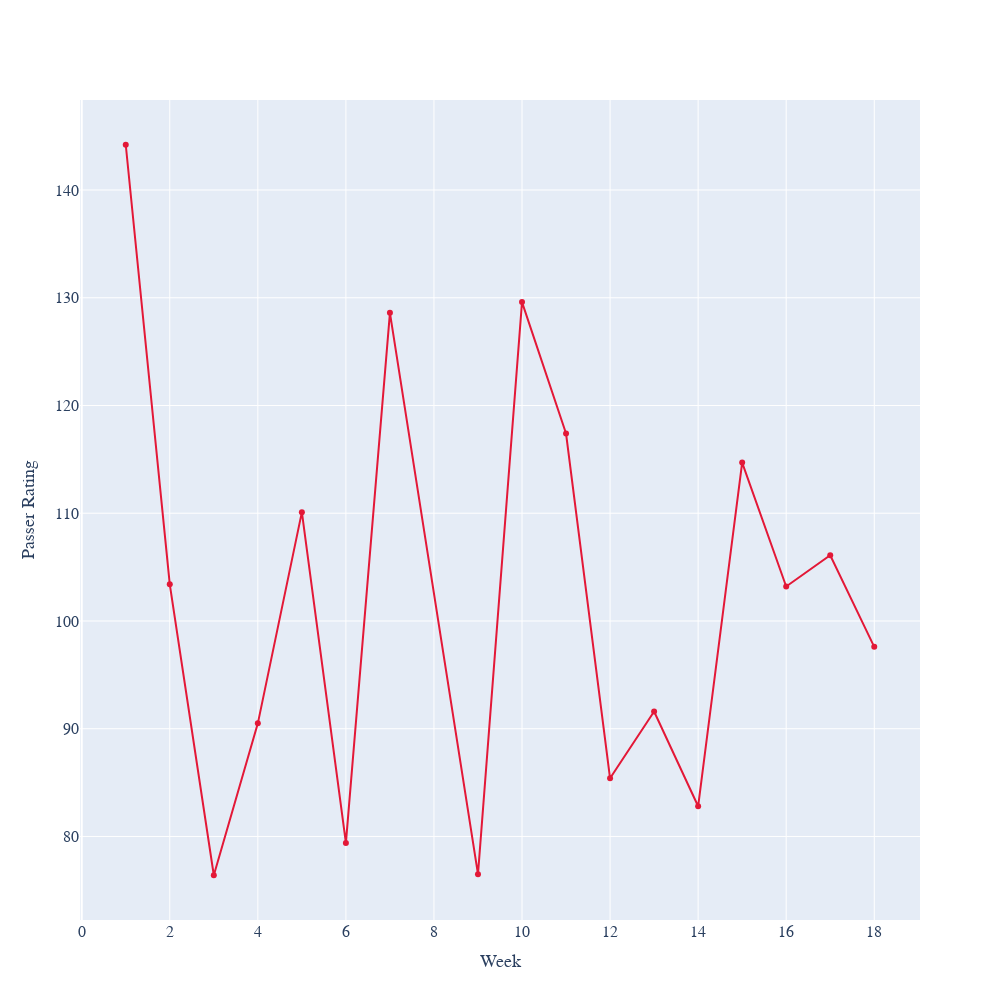

Notebook code for this chart:
### Code cell
weeklyPRIndiv("Patrick Mahomes", dfPR)

### Figure 1 — Plotly figure (JSON) as saved in the notebook; plotly's stock layout.template omitted (floating-point values rounded to 4 significant figures)
{"data": [{"hovertemplate": "<b>Patrick Mahomes</b><br>%{y} Passer Rating on week %{x}<extra></extra>", "line": {"color": "#E31837"}, "mode": "markers+lines", "name": "Patrick Mahomes", "type": "scatter", "x": [1, 2, 3, 4, 5, 6, 7, 9, 10, 11, 12, 13, 14, 15, 16, 17, 18], "y": [144.2, 103.4, 76.4, 90.5, 110.1, 79.4, 128.6, 76.5, 129.6, 117.4, 85.4, 91.6, 82.8, 114.7, 103.2, 106.1, 97.6]}], "layout": {"font": {"family": "Averta, sans-serif"}, "height": 1000, "hoverlabel": {"font": {"family": "Averta, sans-serif", "size": 16}}, "legend": {"font": {"size": 16}}, "width": 1000, "xaxis": {"tickfont": {"size": 16}, "title": {"font": {"size": 18}, "text": "Week"}}, "yaxis": {"tickfont": {"size": 16}, "title": {"font": {"size": 18}, "text": "Passer Rating"}}}}
